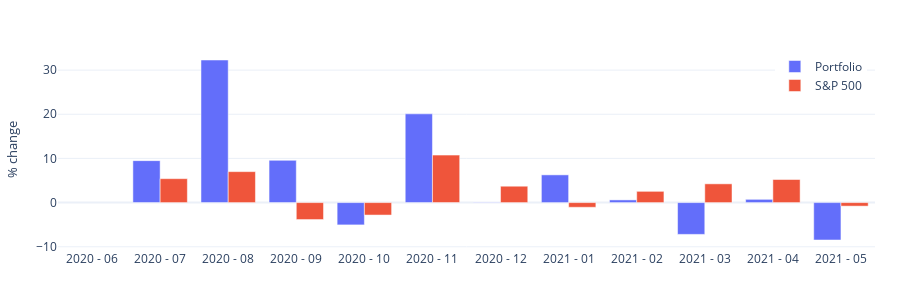

This figure's notebook cell:
### Code cell
fig_growth2 = go.Figure()
fig_growth2.layout.template = CHART_THEME
fig_growth2.add_trace(go.Bar(
    x=plotlydf_growth_compare.timeperiod,
    y=plotlydf_growth_compare.ptf_growth.round(2),
    name='Portfolio'
))
fig_growth2.add_trace(go.Bar(
    x=plotlydf_growth_compare.timeperiod,
    y=plotlydf_growth_compare.sp500_growth.round(2),
    name='S&P 500',
))
fig_growth2.update_layout(barmode='group')
fig_growth2.layout.height=300
fig_growth2.update_layout(margin = dict(t=50, b=50, l=25, r=25))
fig_growth2.update_layout(
    xaxis_tickfont_size=12,
    yaxis=dict(
        title='% change',
        titlefont_size=13,
        tickfont_size=12,
        ))

fig_growth2.update_layout(legend=dict(
    yanchor="top",
    y=0.99,
    xanchor="right",
    x=0.99))
fig_growth2.show()

### Figure 1 — Plotly figure (JSON) as saved in the notebook; plotly's stock layout.template omitted (floating-point values rounded to 4 significant figures)
{"data": [{"name": "Portfolio", "type": "bar", "x": ["2020 - 06", "2020 - 07", "2020 - 08", "2020 - 09", "2020 - 10", "2020 - 11", "2020 - 12", "2021 - 01", "2021 - 02", "2021 - 03", "2021 - 04", "2021 - 05"], "y": [null, 9.5, 32.29, 9.57, -5.05, 20.1, 0.09, 6.28, 0.61, -7.2, 0.74, -8.47]}, {"name": "S&P 500", "type": "bar", "x": ["2020 - 06", "2020 - 07", "2020 - 08", "2020 - 09", "2020 - 10", "2020 - 11", "2020 - 12", "2021 - 01", "2021 - 02", "2021 - 03", "2021 - 04", "2021 - 05"], "y": [null, 5.42, 7.01, -3.84, -2.82, 10.75, 3.71, -1.06, 2.55, 4.25, 5.23, -0.8]}], "layout": {"barmode": "group", "height": 300, "legend": {"x": 0.99, "xanchor": "right", "y": 0.99, "yanchor": "top"}, "margin": {"b": 50, "l": 25, "r": 25, "t": 50}, "xaxis": {"tickfont": {"size": 12}}, "yaxis": {"tickfont": {"size": 12}, "title": {"font": {"size": 13}, "text": "% change"}}}}
